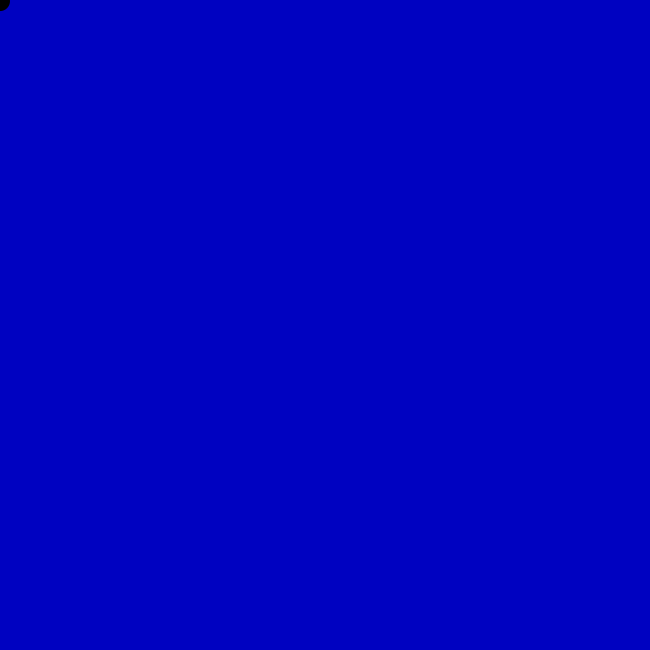
Frame 1 (no input)
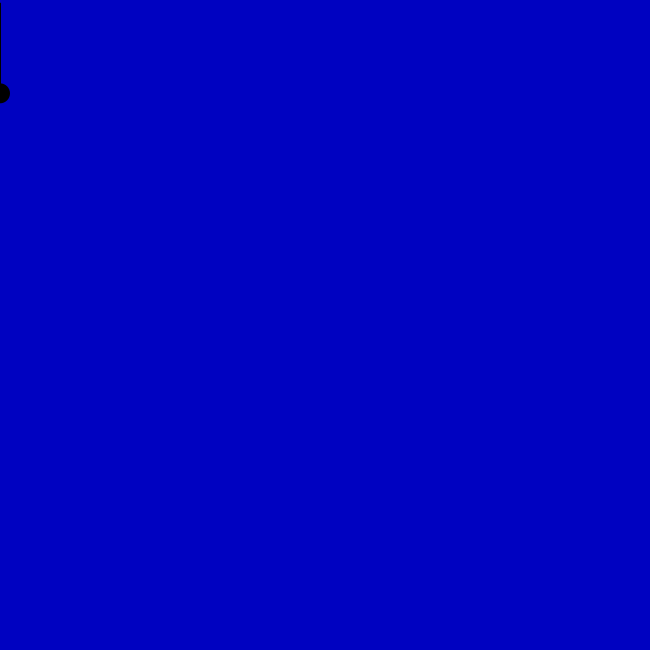
Frame 60 (the mouse pressed at the canvas centre just before this capture)
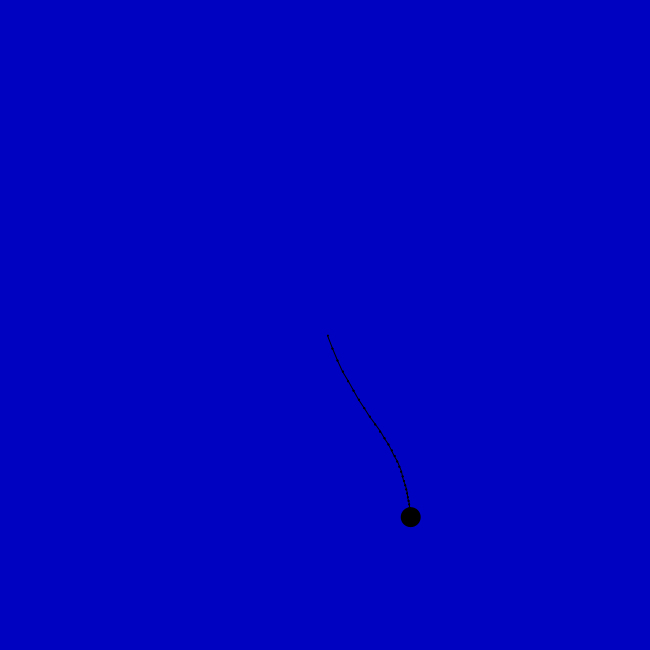
Frame 120 (the mouse held since frame 60 and released just before this capture)

The Processing sketch that drew these frames (run headless with seeded random() and noise(); from frame 60 on, the mouse is pressed at the canvas centre):

// Processing sketch: processing_101269
// ── processing_101269.pde

Point[] p = new Point[30];
Link link;

void setup() {
  size(650, 650);
  stroke(255, 120);

  for (int i = 0; i < p.length; i++) {
    p[i] = new Point();
  }
  link = new Link(p);
}

void draw() {
  background(705);

  link.display();
}

class Point {
  float x;
  float y;
  float lastX;
  float lastY;
  float nextX;
  float nextY;
  float velX;
  float velY;

  Point() {
  }
  
  void move(boolean pinToMouse) {
    if (pinToMouse == false) {
      velX = x - lastX;
      velY = y - lastY;

      velX *= .97;
      velY *= .97;

      nextX = x + velX;
      nextY = y + velY + .1;

      lastX = x;
      lastY = y;

      x = nextX;
      y = nextY;
    }  
    else {
      x = mouseX;
      y = mouseY;
    }
  }
}

class Link {
  float restingDistance = 3;
  float[] diffX;
  float[] diffY;
  float[] distance;
  float[] difference;
  float[] translateX;
  float[] translateY;
  Point[] p;

  Link(Point[] point) {
    p = point;
    diffX = new float[p.length];
    diffY = new float[p.length];
    distance = new float[p.length];
    difference = new float[p.length];
    translateX = new float[p.length];
    translateY = new float[p.length];
  }
  void solve() {
    for (int i = 0; i < p.length-1; i++) {
      // calculate the distance
      diffX[i] = p[i].x - p[i+1].x;
      diffY[i] = p[i].y - p[i+1].y;
      distance[i] = sqrt(diffX[i] * diffX[i] + diffY[i] * diffY[i]) ;

      // difference scalar
      difference[i] = (restingDistance - distance[i]) / distance[i];
      
      // translation for each Point. They'll be pushed 1/2 the required distance to match their resting distances.
      translateX[i] = diffX[i] * 0.5 * difference[i];
      translateY[i] = diffY[i] * 0.5 * difference[i];

      p[i].x += translateX[i];
      p[i].y += translateY[i];

      p[i+1].x -= translateX[i];
      p[i+1].y -= translateY[i];
    }
  }

  void display() {
    p[0].move(true);  //  pinToMouse = true for the first point
    for (int i = 1; i < p.length; i++) {
        p[i].move(false);
    }
    solve();
    for (int i = 0; i < p.length-1; i++) {
      stroke(0);
      line(p[i].x, p[i].y, p[i+1].x, p[i+1].y);
      noStroke();
      fill(0);
      ellipse(p[i].x, p[i].y, 2, 2);
      ellipse(p[i+1].x, p[i+1].y, 2, 2);
    }
    ellipse(p[p.length-1].x, p[p.length-1].y, 20, 20);
  }
}
